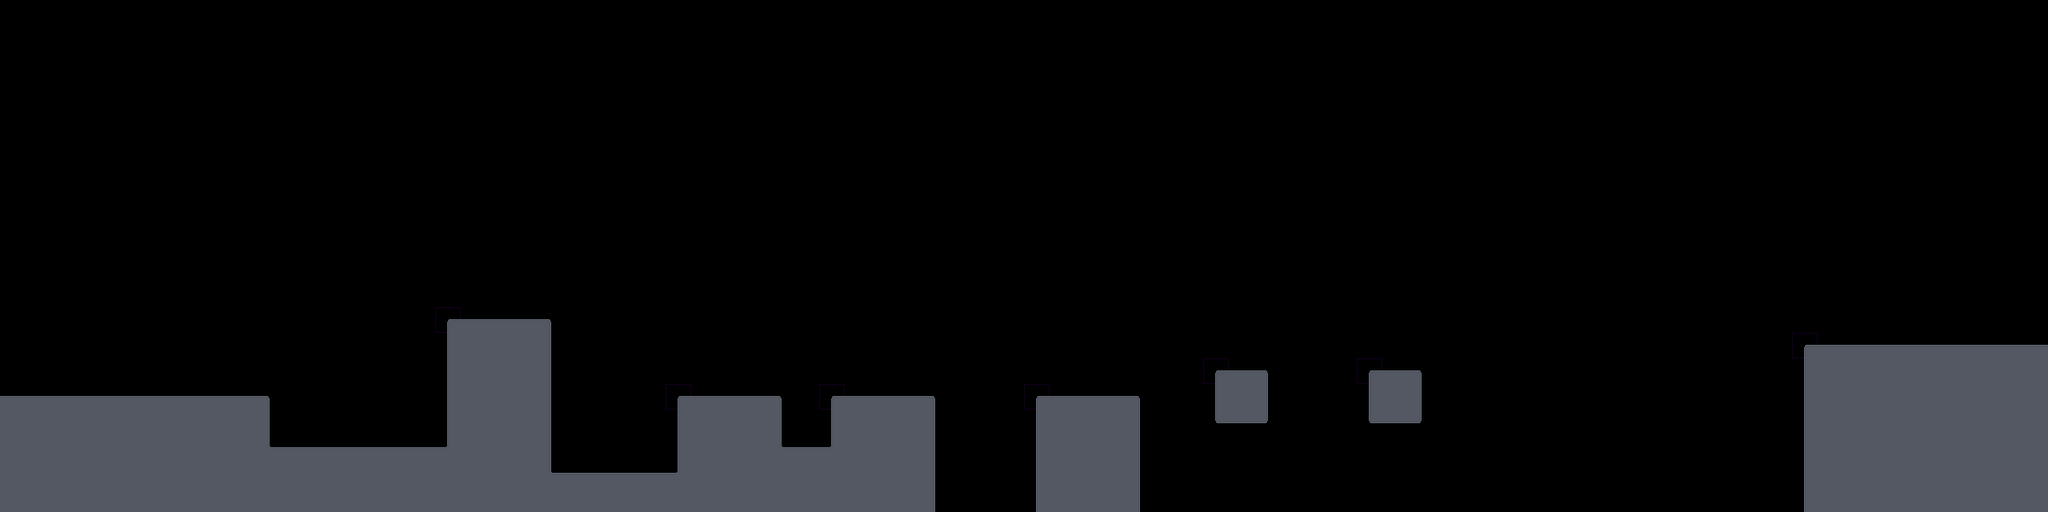

The image is a tile-based game level rendered from a .tmx file. Its description and complete source (layers, tilesets, objects, tile grids) follow:
An orthogonal 80x20 tile map with 32x32 px tiles, 1 tile layer (Tile Layer 1).

<map version="1.0" orientation="orthogonal" renderorder="right-down" width="80" height="20" tilewidth="32" tileheight="32" nextobjectid="1">
 <tileset firstgid="1" name="tilesheet" tilewidth="32" tileheight="32" tilecount="50" columns="10">
  <image source="tilesheet.png" width="320" height="160" />
 </tileset>
 <layer name="Tile Layer 1" width="80" height="20">
  <data encoding="csv">
0,0,0,0,0,0,0,0,0,0,0,0,0,0,0,0,0,0,0,0,0,0,0,0,0,0,0,0,0,0,0,0,0,0,0,0,0,0,0,0,0,0,0,0,0,0,0,0,0,0,0,0,0,0,0,0,0,0,0,0,0,0,0,0,0,0,0,0,0,0,0,0,0,0,0,0,0,0,0,0,
0,0,0,0,0,0,0,0,0,0,0,0,0,0,0,0,0,0,0,0,0,0,0,0,0,0,0,0,0,0,0,0,0,0,0,0,0,0,0,0,0,0,0,0,0,0,0,0,0,0,0,0,0,0,0,0,0,0,0,0,0,0,0,0,0,0,0,0,0,0,0,0,0,0,0,0,0,0,0,0,
0,0,0,0,0,0,0,0,0,0,0,0,0,0,0,0,0,0,0,0,0,0,0,0,0,0,0,0,0,0,0,0,0,0,0,0,0,0,0,0,0,0,0,0,0,0,0,0,0,0,0,0,0,0,0,0,0,0,0,0,0,0,0,0,0,0,0,0,0,0,0,0,0,0,0,0,0,0,0,0,
0,0,0,0,0,0,0,0,0,0,0,0,0,0,0,0,0,0,0,0,0,0,0,0,0,0,0,0,0,0,0,0,0,0,0,0,0,0,0,0,0,0,0,0,0,0,0,0,0,0,0,0,0,0,0,0,0,0,0,0,0,0,0,0,0,0,0,0,0,0,0,0,0,0,0,0,0,0,0,0,
0,0,0,0,0,0,0,0,0,0,0,0,0,0,0,0,0,0,0,0,0,0,0,0,0,0,0,0,0,0,0,0,0,0,0,0,0,0,0,0,0,0,0,0,0,0,0,0,0,0,0,0,0,0,0,0,0,0,0,0,0,0,0,0,0,0,0,0,0,0,0,0,0,0,0,0,0,0,0,0,
0,0,0,0,0,0,0,0,0,0,0,0,0,0,0,0,0,0,0,0,0,0,0,0,0,0,0,0,0,0,0,0,0,0,0,0,0,0,0,0,0,0,0,0,0,0,0,0,0,0,0,0,0,0,0,0,0,0,0,0,0,0,0,0,0,0,0,0,0,0,0,0,0,0,0,0,0,0,0,0,
0,0,0,0,0,0,0,0,0,0,0,0,0,0,0,0,0,0,0,0,0,0,0,0,0,0,0,0,0,0,0,0,0,0,0,0,0,0,0,0,0,0,0,0,0,0,0,0,0,0,0,0,0,0,0,0,0,0,0,0,0,0,0,0,0,0,0,0,0,0,0,0,0,0,0,0,0,0,0,0,
0,0,0,0,0,0,0,0,0,0,0,0,0,0,0,0,0,0,0,0,0,0,0,0,0,0,0,0,0,0,0,0,0,0,0,0,0,0,0,0,0,0,0,0,0,0,0,0,0,0,0,0,0,0,0,0,0,0,0,0,0,0,0,0,0,0,0,0,0,0,0,0,0,0,0,0,0,0,0,0,
0,0,0,0,0,0,0,0,0,0,0,0,0,0,0,0,0,0,0,0,0,0,0,0,0,0,0,0,0,0,0,0,0,0,0,0,0,0,0,0,0,0,0,0,0,0,0,0,0,0,0,0,0,0,0,0,0,0,0,0,0,0,0,0,0,0,0,0,0,0,0,0,0,0,0,0,0,0,0,0,
0,0,0,0,0,0,0,0,0,0,0,0,0,0,0,0,0,0,0,0,0,0,0,0,0,0,0,0,0,0,0,0,0,0,0,0,0,0,0,0,0,0,0,0,0,0,0,0,0,0,0,0,0,0,0,0,0,0,0,0,0,0,0,0,0,0,0,0,0,0,0,0,0,0,0,0,0,0,0,0,
0,0,0,0,0,0,0,0,0,0,0,0,0,0,0,0,0,0,0,0,0,0,0,0,0,0,0,0,0,0,0,0,0,0,0,0,0,0,0,0,0,0,0,0,0,0,0,0,0,0,0,0,0,0,0,0,0,0,0,0,0,0,0,0,0,0,0,0,0,0,0,0,0,0,0,0,0,0,0,0,
0,0,0,0,0,0,0,0,0,0,0,0,0,0,0,0,0,0,0,0,0,0,0,0,0,0,0,0,0,0,0,0,0,0,0,0,0,0,0,0,0,0,0,0,0,0,0,0,0,0,0,0,0,0,0,0,0,0,0,0,0,0,0,0,0,0,0,0,0,0,0,0,0,0,0,0,0,0,0,0,
0,0,0,0,0,0,0,0,0,0,0,0,0,0,0,0,0,1,2,2,2,3,0,0,0,0,0,0,0,0,0,0,0,0,0,0,0,0,0,0,0,0,0,0,0,0,0,0,0,0,0,0,0,0,0,0,0,0,0,0,0,0,0,0,0,0,0,0,0,0,0,0,0,0,0,0,0,0,0,0,
0,0,0,0,0,0,0,0,0,0,0,0,0,0,0,0,0,11,12,12,12,13,0,0,0,0,0,0,0,0,0,0,0,0,0,0,0,0,0,0,0,0,0,0,0,0,0,0,0,0,0,0,0,0,0,0,0,0,0,0,0,0,0,0,0,0,0,0,0,0,1,2,2,2,2,2,2,2,2,2,
0,0,0,0,0,0,0,0,0,0,0,0,0,0,0,0,0,11,12,12,12,13,0,0,0,0,0,0,0,0,0,0,0,0,0,0,0,0,0,0,0,0,0,0,0,0,0,1,2,3,0,0,0,1,2,3,0,0,0,0,0,0,0,0,0,0,0,0,0,0,11,12,12,12,12,12,12,12,12,12,
2,2,2,2,2,2,2,2,2,2,3,0,0,0,0,0,0,11,12,12,12,13,0,0,0,0,1,2,2,2,3,0,1,2,2,2,3,0,0,0,1,2,2,2,3,0,0,11,12,13,0,0,0,11,12,13,0,0,0,0,0,0,0,0,0,0,0,0,0,0,11,12,12,12,12,12,12,12,12,12,
12,12,12,12,12,12,12,12,12,12,13,0,0,0,0,0,0,11,12,12,12,13,0,0,0,0,11,12,12,12,13,0,11,12,12,12,13,0,0,0,11,12,12,12,13,0,0,21,22,23,0,0,0,21,22,23,0,0,0,0,0,0,0,0,0,0,0,0,0,0,11,12,12,12,12,12,12,12,12,12,
12,12,12,12,12,12,12,12,12,12,14,2,2,2,2,2,2,15,12,12,12,13,0,0,0,0,11,12,12,12,14,2,15,12,12,12,13,0,0,0,11,12,12,12,13,0,0,0,0,0,0,0,0,0,0,0,0,0,0,0,0,0,0,0,0,0,0,0,0,0,11,12,12,12,12,12,12,12,12,12,
12,12,12,12,12,12,12,12,12,12,12,12,12,12,12,12,12,12,12,12,12,14,2,2,2,2,15,12,12,12,12,12,12,12,12,12,13,0,0,0,11,12,12,12,13,0,0,0,0,0,0,0,0,0,0,0,0,0,0,0,0,0,0,0,0,0,0,0,0,0,11,12,12,12,12,12,12,12,12,12,
12,12,12,12,12,12,12,12,12,12,12,12,12,12,12,12,12,12,12,12,12,12,12,12,12,12,12,12,12,12,12,12,12,12,12,12,13,0,0,0,11,12,12,12,13,0,0,0,0,0,0,0,0,0,0,0,0,0,0,0,0,0,0,0,0,0,0,0,0,0,11,12,12,12,12,12,12,12,12,12
</data>
 </layer>
</map>
